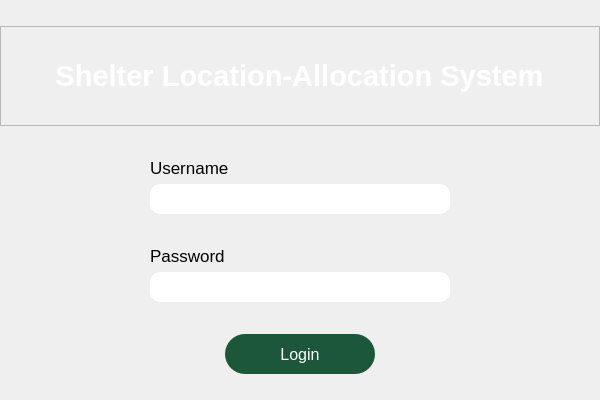
<?xml version="1.0" encoding="UTF-8"?>
<ui version="4.0">
 <class>Loginkamunaboss</class>
 <widget class="QDialog" name="Loginkamunaboss">
  <property name="geometry">
   <rect>
    <x>0</x>
    <y>0</y>
    <width>600</width>
    <height>400</height>
   </rect>
  </property>
  <property name="sizePolicy">
   <sizepolicy hsizetype="Fixed" vsizetype="Fixed">
    <horstretch>0</horstretch>
    <verstretch>0</verstretch>
   </sizepolicy>
  </property>
  <property name="minimumSize">
   <size>
    <width>600</width>
    <height>400</height>
   </size>
  </property>
  <property name="maximumSize">
   <size>
    <width>600</width>
    <height>400</height>
   </size>
  </property>
  <property name="windowTitle">
   <string>Dialog</string>
  </property>
  <layout class="QVBoxLayout" name="verticalLayout">
   <property name="leftMargin">
    <number>0</number>
   </property>
   <property name="topMargin">
    <number>0</number>
   </property>
   <property name="rightMargin">
    <number>0</number>
   </property>
   <property name="bottomMargin">
    <number>0</number>
   </property>
   <item>
    <widget class="QFrame" name="frame">
     <property name="sizePolicy">
      <sizepolicy hsizetype="Preferred" vsizetype="Fixed">
       <horstretch>0</horstretch>
       <verstretch>0</verstretch>
      </sizepolicy>
     </property>
     <property name="minimumSize">
      <size>
       <width>0</width>
       <height>100</height>
      </size>
     </property>
     <property name="autoFillBackground">
      <bool>false</bool>
     </property>
     <property name="styleSheet">
      <string notr="true">#frame {
    background-color: qlineargradient(spread:pad, x1:0, y1:0, x2:1, y2:0, stop:0 rgba(28, 87, 57, 255), stop:1 rgba(61, 189, 124, 255)
    );
}</string>
     </property>
     <property name="frameShape">
      <enum>QFrame::StyledPanel</enum>
     </property>
     <property name="frameShadow">
      <enum>QFrame::Raised</enum>
     </property>
     <layout class="QHBoxLayout" name="horizontalLayout">
      <item>
       <widget class="QLabel" name="label">
        <property name="sizePolicy">
         <sizepolicy hsizetype="Fixed" vsizetype="Fixed">
          <horstretch>0</horstretch>
          <verstretch>0</verstretch>
         </sizepolicy>
        </property>
        <property name="font">
         <font>
          <pointsize>22</pointsize>
          <weight>75</weight>
          <bold>true</bold>
         </font>
        </property>
        <property name="styleSheet">
         <string notr="true">color: white</string>
        </property>
        <property name="text">
         <string>Shelter Location-Allocation System</string>
        </property>
        <property name="alignment">
         <set>Qt::AlignCenter</set>
        </property>
       </widget>
      </item>
     </layout>
    </widget>
   </item>
   <item>
    <layout class="QVBoxLayout" name="usernameLayout">
     <property name="leftMargin">
      <number>150</number>
     </property>
     <property name="rightMargin">
      <number>150</number>
     </property>
     <item>
      <widget class="QLabel" name="usernameLabel">
       <property name="sizePolicy">
        <sizepolicy hsizetype="Preferred" vsizetype="Fixed">
         <horstretch>0</horstretch>
         <verstretch>0</verstretch>
        </sizepolicy>
       </property>
       <property name="font">
        <font>
         <pointsize>13</pointsize>
        </font>
       </property>
       <property name="text">
        <string>Username</string>
       </property>
      </widget>
     </item>
     <item>
      <widget class="QLineEdit" name="usernameField">
       <property name="minimumSize">
        <size>
         <width>0</width>
         <height>30</height>
        </size>
       </property>
       <property name="styleSheet">
        <string notr="true">border-radius: 10px;</string>
       </property>
      </widget>
     </item>
    </layout>
   </item>
   <item>
    <layout class="QVBoxLayout" name="passwordLayout">
     <property name="leftMargin">
      <number>150</number>
     </property>
     <property name="rightMargin">
      <number>150</number>
     </property>
     <item>
      <widget class="QLabel" name="passwordLabel">
       <property name="sizePolicy">
        <sizepolicy hsizetype="Preferred" vsizetype="Fixed">
         <horstretch>0</horstretch>
         <verstretch>0</verstretch>
        </sizepolicy>
       </property>
       <property name="font">
        <font>
         <pointsize>13</pointsize>
        </font>
       </property>
       <property name="text">
        <string>Password</string>
       </property>
      </widget>
     </item>
     <item>
      <widget class="QLineEdit" name="passwordField">
       <property name="minimumSize">
        <size>
         <width>0</width>
         <height>30</height>
        </size>
       </property>
       <property name="styleSheet">
        <string notr="true">border-radius: 10px;                  
</string>
       </property>
      </widget>
     </item>
    </layout>
   </item>
   <item>
    <layout class="QVBoxLayout" name="loginLayout">
     <property name="leftMargin">
      <number>150</number>
     </property>
     <property name="rightMargin">
      <number>150</number>
     </property>
     <item alignment="Qt::AlignHCenter">
      <widget class="QPushButton" name="loginButt">
       <property name="sizePolicy">
        <sizepolicy hsizetype="Fixed" vsizetype="Fixed">
         <horstretch>0</horstretch>
         <verstretch>0</verstretch>
        </sizepolicy>
       </property>
       <property name="minimumSize">
        <size>
         <width>150</width>
         <height>40</height>
        </size>
       </property>
       <property name="font">
        <font>
         <pointsize>-1</pointsize>
        </font>
       </property>
       <property name="styleSheet">
        <string notr="true">QPushButton {
   background-color: #1C5739;        
    color: white;                        
    border: none;                        
    border-radius: 20px;                 
    padding: 10px 20px;                   
    font-size: 16px;                     
}</string>
       </property>
       <property name="text">
        <string>Login</string>
       </property>
      </widget>
     </item>
    </layout>
   </item>
  </layout>
 </widget>
 <resources/>
 <connections/>
</ui>
